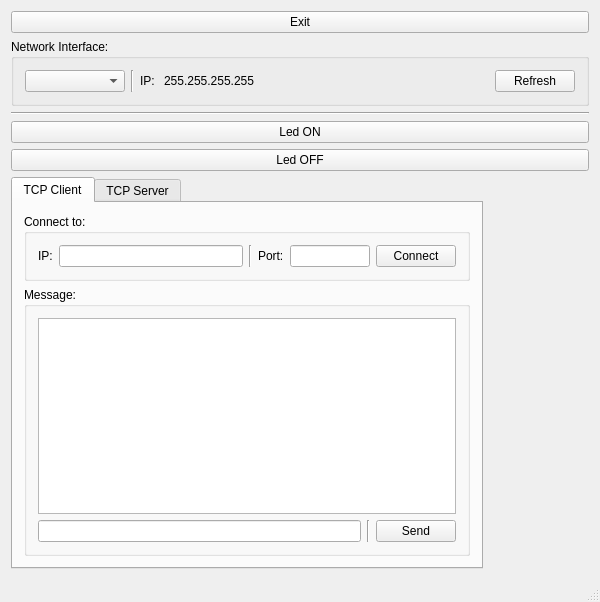
<?xml version="1.0" encoding="UTF-8"?>
<ui version="4.0">
 <class>MainWindow</class>
 <widget class="QMainWindow" name="MainWindow">
  <property name="geometry">
   <rect>
    <x>0</x>
    <y>0</y>
    <width>600</width>
    <height>602</height>
   </rect>
  </property>
  <property name="minimumSize">
   <size>
    <width>500</width>
    <height>500</height>
   </size>
  </property>
  <property name="windowTitle">
   <string>Client Server</string>
  </property>
  <property name="styleSheet">
   <string notr="true"/>
  </property>
  <widget class="QWidget" name="centralWidget">
   <property name="styleSheet">
    <string notr="true"/>
   </property>
   <layout class="QVBoxLayout" name="verticalLayout">
    <item>
     <widget class="QPushButton" name="exitButton">
      <property name="text">
       <string>Exit</string>
      </property>
     </widget>
    </item>
    <item>
     <widget class="QGroupBox" name="groupBox_3">
      <property name="title">
       <string>Network Interface:</string>
      </property>
      <layout class="QVBoxLayout" name="verticalLayout_2">
       <item>
        <layout class="QHBoxLayout" name="horizontalLayout_5">
         <item>
          <widget class="QComboBox" name="comboBox_Interface">
           <property name="sizePolicy">
            <sizepolicy hsizetype="Preferred" vsizetype="Fixed">
             <horstretch>0</horstretch>
             <verstretch>0</verstretch>
            </sizepolicy>
           </property>
           <property name="minimumSize">
            <size>
             <width>100</width>
             <height>0</height>
            </size>
           </property>
           <property name="maximumSize">
            <size>
             <width>200</width>
             <height>16777215</height>
            </size>
           </property>
          </widget>
         </item>
         <item>
          <widget class="Line" name="line">
           <property name="orientation">
            <enum>Qt::Vertical</enum>
           </property>
          </widget>
         </item>
         <item>
          <widget class="QLabel" name="label_2">
           <property name="text">
            <string>IP: </string>
           </property>
          </widget>
         </item>
         <item>
          <widget class="QLabel" name="label_LocalIP">
           <property name="text">
            <string>255.255.255.255</string>
           </property>
          </widget>
         </item>
         <item>
          <spacer name="horizontalSpacer_5">
           <property name="orientation">
            <enum>Qt::Horizontal</enum>
           </property>
           <property name="sizeHint" stdset="0">
            <size>
             <width>40</width>
             <height>20</height>
            </size>
           </property>
          </spacer>
         </item>
         <item>
          <widget class="QPushButton" name="button_Refresh">
           <property name="text">
            <string>Refresh</string>
           </property>
          </widget>
         </item>
        </layout>
       </item>
      </layout>
     </widget>
    </item>
    <item>
     <widget class="Line" name="line_6">
      <property name="orientation">
       <enum>Qt::Horizontal</enum>
      </property>
     </widget>
    </item>
    <item>
     <widget class="QPushButton" name="ledOnButton">
      <property name="text">
       <string>Led ON</string>
      </property>
     </widget>
    </item>
    <item>
     <widget class="QPushButton" name="ledOffButton">
      <property name="text">
       <string>Led OFF</string>
      </property>
     </widget>
    </item>
    <item>
     <layout class="QHBoxLayout" name="horizontalLayout_4">
      <item>
       <widget class="QTabWidget" name="tabWidget">
        <property name="tabShape">
         <enum>QTabWidget::Rounded</enum>
        </property>
        <property name="currentIndex">
         <number>0</number>
        </property>
        <widget class="QWidget" name="tab_tcpClient">
         <attribute name="title">
          <string>TCP Client</string>
         </attribute>
         <layout class="QVBoxLayout" name="verticalLayout_5">
          <item>
           <widget class="QGroupBox" name="groupBox_4">
            <property name="title">
             <string>Connect to:</string>
            </property>
            <layout class="QVBoxLayout" name="verticalLayout_6">
             <item>
              <layout class="QHBoxLayout" name="horizontalLayout_7">
               <item>
                <widget class="QLabel" name="label_targetIP">
                 <property name="sizePolicy">
                  <sizepolicy hsizetype="Preferred" vsizetype="Preferred">
                   <horstretch>0</horstretch>
                   <verstretch>0</verstretch>
                  </sizepolicy>
                 </property>
                 <property name="minimumSize">
                  <size>
                   <width>0</width>
                   <height>0</height>
                  </size>
                 </property>
                 <property name="baseSize">
                  <size>
                   <width>0</width>
                   <height>0</height>
                  </size>
                 </property>
                 <property name="text">
                  <string>IP:</string>
                 </property>
                </widget>
               </item>
               <item>
                <widget class="QLineEdit" name="lineEdit_TcpClientTargetIP">
                 <property name="minimumSize">
                  <size>
                   <width>150</width>
                   <height>0</height>
                  </size>
                 </property>
                 <property name="maximumSize">
                  <size>
                   <width>200</width>
                   <height>16777215</height>
                  </size>
                 </property>
                </widget>
               </item>
               <item>
                <widget class="Line" name="line_4">
                 <property name="orientation">
                  <enum>Qt::Vertical</enum>
                 </property>
                </widget>
               </item>
               <item>
                <widget class="QLabel" name="label_targetPort">
                 <property name="sizePolicy">
                  <sizepolicy hsizetype="Preferred" vsizetype="Preferred">
                   <horstretch>0</horstretch>
                   <verstretch>0</verstretch>
                  </sizepolicy>
                 </property>
                 <property name="minimumSize">
                  <size>
                   <width>0</width>
                   <height>0</height>
                  </size>
                 </property>
                 <property name="text">
                  <string>Port:</string>
                 </property>
                </widget>
               </item>
               <item>
                <widget class="QLineEdit" name="lineEdit_TcpClientTargetPort">
                 <property name="minimumSize">
                  <size>
                   <width>80</width>
                   <height>0</height>
                  </size>
                 </property>
                 <property name="maximumSize">
                  <size>
                   <width>80</width>
                   <height>16777215</height>
                  </size>
                 </property>
                </widget>
               </item>
               <item>
                <widget class="QPushButton" name="button_TcpClient">
                 <property name="text">
                  <string>Connect</string>
                 </property>
                </widget>
               </item>
              </layout>
             </item>
            </layout>
           </widget>
          </item>
          <item>
           <widget class="QGroupBox" name="groupBox_2">
            <property name="title">
             <string>Message:</string>
            </property>
            <layout class="QVBoxLayout" name="verticalLayout_4">
             <item>
              <widget class="QTextBrowser" name="textBrowser_TcpClientMessage"/>
             </item>
             <item>
              <layout class="QHBoxLayout" name="horizontalLayout">
               <item>
                <widget class="QLineEdit" name="lineEdit_TcpClientSend"/>
               </item>
               <item>
                <widget class="Line" name="line_5">
                 <property name="orientation">
                  <enum>Qt::Vertical</enum>
                 </property>
                </widget>
               </item>
               <item>
                <widget class="QPushButton" name="button_TcpClientSend">
                 <property name="text">
                  <string>Send</string>
                 </property>
                </widget>
               </item>
              </layout>
             </item>
            </layout>
           </widget>
          </item>
         </layout>
        </widget>
        <widget class="QWidget" name="tab_tcpServer">
         <attribute name="title">
          <string>TCP Server</string>
         </attribute>
         <layout class="QVBoxLayout" name="verticalLayout_7">
          <item>
           <widget class="QGroupBox" name="groupBox">
            <property name="title">
             <string>Listen on:</string>
            </property>
            <layout class="QVBoxLayout" name="verticalLayout_3">
             <item>
              <layout class="QHBoxLayout" name="horizontalLayout_3">
               <item>
                <widget class="QLabel" name="label_listenPort">
                 <property name="sizePolicy">
                  <sizepolicy hsizetype="Preferred" vsizetype="Preferred">
                   <horstretch>0</horstretch>
                   <verstretch>0</verstretch>
                  </sizepolicy>
                 </property>
                 <property name="minimumSize">
                  <size>
                   <width>0</width>
                   <height>0</height>
                  </size>
                 </property>
                 <property name="text">
                  <string>Port:</string>
                 </property>
                </widget>
               </item>
               <item>
                <widget class="QLineEdit" name="lineEdit_TcpServerListenPort">
                 <property name="minimumSize">
                  <size>
                   <width>80</width>
                   <height>0</height>
                  </size>
                 </property>
                 <property name="maximumSize">
                  <size>
                   <width>80</width>
                   <height>16777215</height>
                  </size>
                 </property>
                </widget>
               </item>
               <item>
                <spacer name="horizontalSpacer_2">
                 <property name="orientation">
                  <enum>Qt::Horizontal</enum>
                 </property>
                 <property name="sizeHint" stdset="0">
                  <size>
                   <width>40</width>
                   <height>20</height>
                  </size>
                 </property>
                </spacer>
               </item>
               <item>
                <widget class="QPushButton" name="button_TcpServer">
                 <property name="text">
                  <string>Start</string>
                 </property>
                </widget>
               </item>
              </layout>
             </item>
            </layout>
           </widget>
          </item>
          <item>
           <spacer name="verticalSpacer">
            <property name="orientation">
             <enum>Qt::Vertical</enum>
            </property>
            <property name="sizeType">
             <enum>QSizePolicy::Fixed</enum>
            </property>
            <property name="sizeHint" stdset="0">
             <size>
              <width>20</width>
              <height>10</height>
             </size>
            </property>
           </spacer>
          </item>
          <item>
           <widget class="QGroupBox" name="groupBox_5">
            <property name="title">
             <string>Message:</string>
            </property>
            <layout class="QVBoxLayout" name="verticalLayout_8">
             <item>
              <widget class="QTextBrowser" name="textBrowser_TcpServerMessage"/>
             </item>
             <item>
              <layout class="QHBoxLayout" name="horizontalLayout_2">
               <item>
                <widget class="QLineEdit" name="lineEdit_TcpServerSend"/>
               </item>
               <item>
                <widget class="Line" name="line_7">
                 <property name="orientation">
                  <enum>Qt::Vertical</enum>
                 </property>
                </widget>
               </item>
               <item>
                <widget class="QPushButton" name="button_TcpServerSend">
                 <property name="text">
                  <string>Send</string>
                 </property>
                </widget>
               </item>
              </layout>
             </item>
            </layout>
           </widget>
          </item>
         </layout>
        </widget>
       </widget>
      </item>
      <item>
       <widget class="QPushButton" name="ledImageButton">
        <property name="minimumSize">
         <size>
          <width>100</width>
          <height>100</height>
         </size>
        </property>
        <property name="styleSheet">
         <string notr="true">background-color: transparent;
border-image: url(:images/LEDOFF.png);
background: none;
border: none;
background-repeat: none;</string>
        </property>
        <property name="text">
         <string/>
        </property>
       </widget>
      </item>
     </layout>
    </item>
   </layout>
  </widget>
  <widget class="QMenuBar" name="menuBar">
   <property name="geometry">
    <rect>
     <x>0</x>
     <y>0</y>
     <width>600</width>
     <height>22</height>
    </rect>
   </property>
  </widget>
  <widget class="QStatusBar" name="statusBar"/>
 </widget>
 <layoutdefault spacing="6" margin="11"/>
 <resources/>
 <connections/>
</ui>
